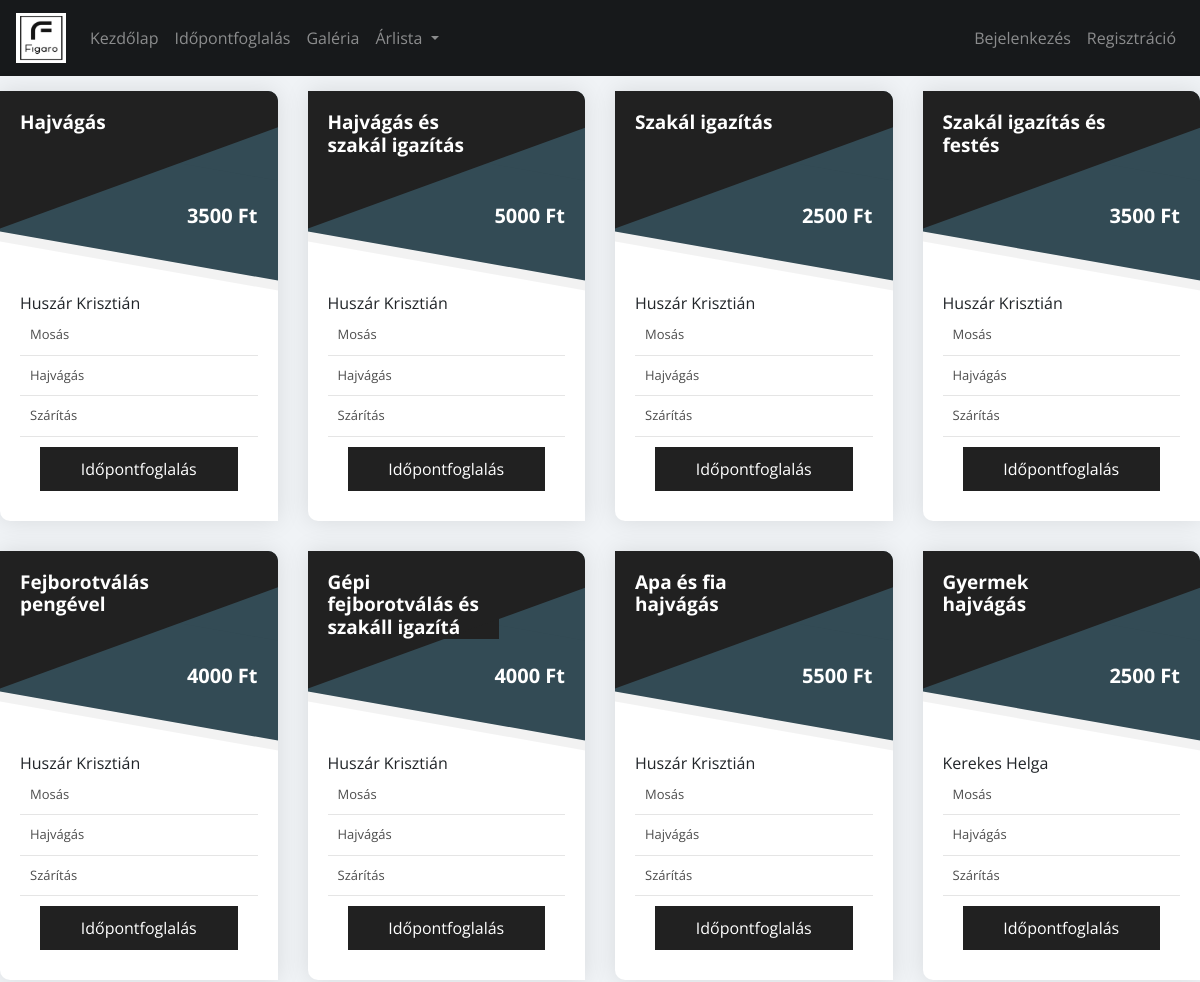
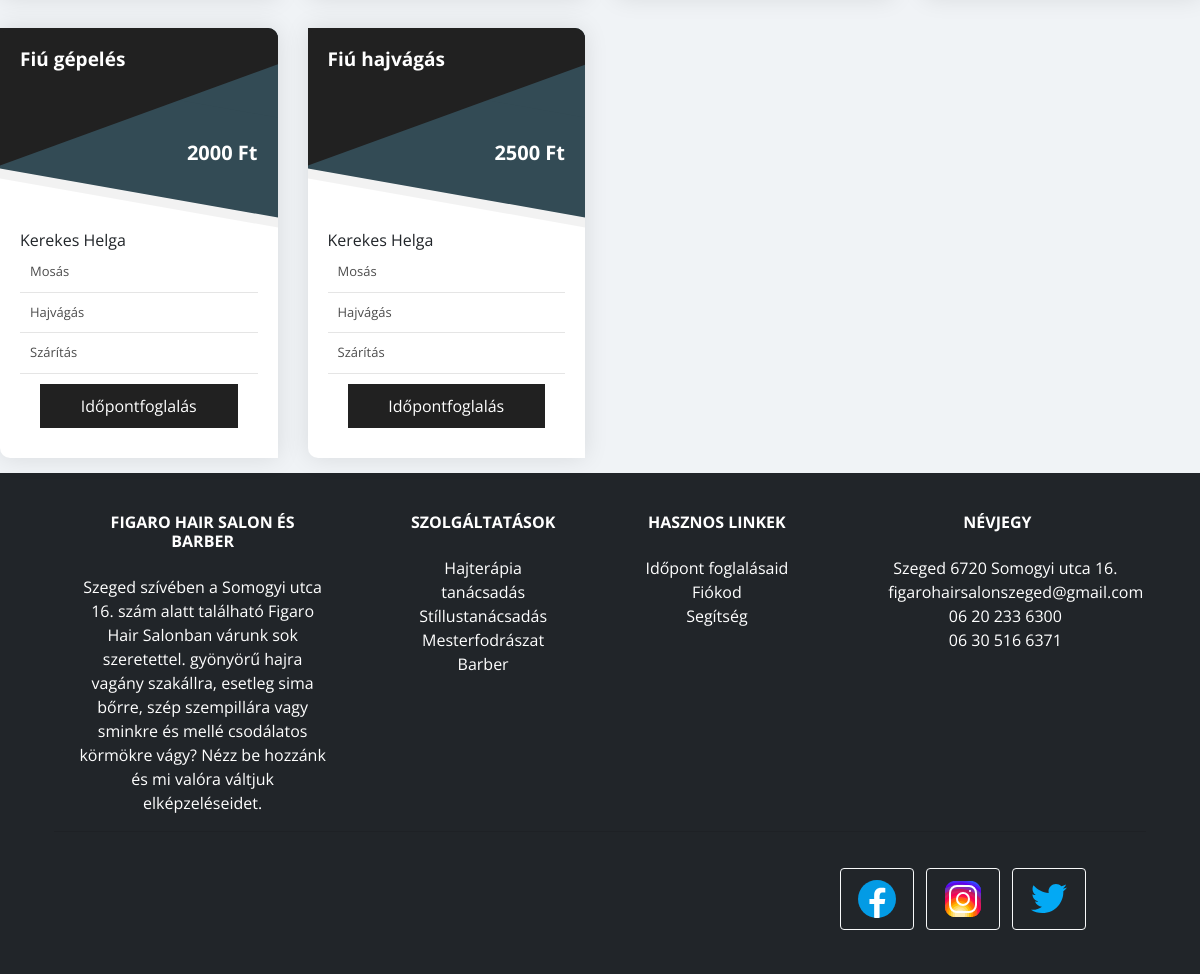
The app's page /price_list_man/ with its own data (2 pictures, top to bottom).
### Home/models.py (models this page shows, shortened)
class Price(models.Model):
    tittle = models.CharField(max_length=37)
    price = models.CharField(max_length=10)
    barber_name = models.CharField(max_length=50)
    description= models.CharField(max_length=200)
    categori = models.BigIntegerField()

### Home/views.py (the view)
# urls.py: path('price_list_man/', views.price_list_man, name = 'Price_man'),
def price_list_man(request):
    if request.method == 'GET':
        price_datas = Price.objects.all()
        return render(request, "Price_list.html", {'actual_page': 'price_list_man', 'price_datas': price_datas})

### Home/templates/Price_list.html (shortened to what this page needs)
{% extends 'base.html' %}
{% block content %}
    {% if  actual_page == "price_list_man"%}
        {% include 'Price_list_man.html' %}
    {% elif actual_page == "price_list_women" %}
        <div>
            {% block women %}
                {% include 'Price_list_women.html' %}
            {% endblock women %}
        </div>
    {% endif %}
{% endblock content %}

### Home/templates/Price_list_man.html
{% load static %}
<div class="row">
    {% for price_data in price_datas %}
        {% if price_data.categori == 0 %}
            <div class="col-md-4 col-sm-6 col-lg-3">
                <div class="pricing-table-3 basic">
                    <div class="pricing-table-header">
                        <h4><strong>{{price_data.tittle}}</strong></h4>
                    </div>
                    <div class="price"><strong>{{price_data.price}} Ft</strong></div>
                    <div class="pricing-body">
                        <ul class="pricing-table-ul">
                            <p>{{price_data.barber_name}}</p>
                            <li></i> Mosás</li>
                            <li></i> Hajvágás</li>
                            <li></i> Szárítás</li>
                        </ul><a href="#" class="view-more">Időpontfoglalás</a></div>
                </div>
            </div>
        {% endif %}
    {% endfor %}

### Home/static/style/style.css (style rules this page uses)
body { background-color: #f0f3f6; }

### Home/static/style/price.css (style rules this page uses)
h1,h2,h3,h4,h5,h6,div,input,p { font-family: "Open Sans"; margin:0px; }
h4 { font-size:19px; }
ul { margin: 0px; padding: 0px; list-style: none; }
.pricing-table-3 { background-color:#FFF; margin:15px auto; box-shadow:0px 0px 25px rgba(0,0,0,0.1); max-width:300px; border-radius:0px 10px 0px 10px; overflow:hidden; position:relative; min-height:250px; transition:all ease-in-out 0.25s; }
.pricing-table-3.basic .price { background-color:#334b55; color:#FFF; }
.pricing-table-3 .pricing-table-header { background-color:#212121; width: 69%; color:#FFF; padding:20px 0px 0px 20px; position:absolute; z-index:5; }
.pricing-table-3 .pricing-table-header::before { content:""; position:absolute; left:-50px; right:-180px; height:125px; top:-50px; background-color:#212121; z-index:-1; transform:rotate(-20deg) }
.pricing-table-3 .price { position:absolute; top:0px; text-align:right; padding:110px 20px 0px 0px; right:0px; left:0px; font-size:20px; z-index:4; }
.pricing-table-3 .price::before { content:""; position:absolute; left:0px; right:0px; height:100px; bottom:-25px; background-color:inherit; transform:skewY(10deg); z-index:-1; box-shadow:0px 5px 0px 5px rgba(0,0,0,0.05); }
.pricing-table-3 .pricing-body { padding:20px; padding-top:200px; }
.pricing-table-3 .pricing-table-ul li { color:rgba(0,0,0,0.7); font-size:13px; padding:10px; border-bottom:1px solid rgba(0,0,0,0.1); }
.pricing-table-3 .view-more { margin:10px 20px; display:block; text-align:center; background-color:#212121; padding:10px 0px; color:#FFF; }

### records on screen
Price: tittle "Hajvágás", price "3500", barber_name "Huszár Krisztián"
Price: tittle "Hajvágás és szakál igazítás", price "5000", barber_name "Huszár Krisztián"
Price: tittle "Szakál igazítás", price "2500", barber_name "Huszár Krisztián"
Price: tittle "Szakál igazítás és festés", price "3500", barber_name "Huszár Krisztián"
Price: tittle "Fejborotválás pengével", price "4000", barber_name "Huszár Krisztián"
Price: tittle "Gépi fejborotválás és szakáll igazítá", price "4000", barber_name "Huszár Krisztián"
Price: tittle "Apa és fia hajvágás", price "5500", barber_name "Huszár Krisztián"
Price: tittle "Gyermek hajvágás", price "2500", barber_name "Kerekes Helga"
Price: tittle "Fiú gépelés", price "2000", barber_name "Kerekes Helga"
Price: tittle "Fiú hajvágás", price "2500", barber_name "Kerekes Helga"
